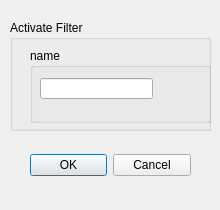
<?xml version="1.0" encoding="UTF-8"?>
<ui version="4.0">
 <class>FilterDialog</class>
 <widget class="QDialog" name="FilterDialog">
  <property name="windowModality">
   <enum>Qt::WindowModal</enum>
  </property>
  <property name="enabled">
   <bool>true</bool>
  </property>
  <property name="geometry">
   <rect>
    <x>0</x>
    <y>0</y>
    <width>220</width>
    <height>210</height>
   </rect>
  </property>
  <property name="maximumSize">
   <size>
    <width>16777215</width>
    <height>16777215</height>
   </size>
  </property>
  <property name="windowTitle">
   <string>Apply Filter</string>
  </property>
  <property name="modal">
   <bool>false</bool>
  </property>
  <widget class="QDialogButtonBox" name="buttonBox">
   <property name="geometry">
    <rect>
     <x>30</x>
     <y>140</y>
     <width>161</width>
     <height>51</height>
    </rect>
   </property>
   <property name="orientation">
    <enum>Qt::Horizontal</enum>
   </property>
   <property name="standardButtons">
    <set>QDialogButtonBox::Cancel|QDialogButtonBox::Ok</set>
   </property>
  </widget>
  <widget class="QGroupBox" name="groupBox">
   <property name="geometry">
    <rect>
     <x>10</x>
     <y>20</y>
     <width>201</width>
     <height>111</height>
    </rect>
   </property>
   <property name="title">
    <string>Activate Filter</string>
   </property>
   <widget class="QWidget" name="gridLayoutWidget">
    <property name="geometry">
     <rect>
      <x>20</x>
      <y>20</y>
      <width>181</width>
      <height>91</height>
     </rect>
    </property>
    <layout class="QGridLayout" name="gridLayout" rowstretch="0,0">
     <property name="sizeConstraint">
      <enum>QLayout::SetMinimumSize</enum>
     </property>
     <item row="1" column="0">
      <widget class="QGroupBox" name="groupBox_4">
       <property name="maximumSize">
        <size>
         <width>16777215</width>
         <height>75</height>
        </size>
       </property>
       <property name="title">
        <string>name</string>
       </property>
       <widget class="QLineEdit" name="nameLine">
        <property name="geometry">
         <rect>
          <x>10</x>
          <y>30</y>
          <width>113</width>
          <height>21</height>
         </rect>
        </property>
        <property name="alignment">
         <set>Qt::AlignLeading|Qt::AlignLeft|Qt::AlignVCenter</set>
        </property>
       </widget>
      </widget>
     </item>
    </layout>
   </widget>
  </widget>
 </widget>
 <resources/>
 <connections>
  <connection>
   <sender>buttonBox</sender>
   <signal>accepted()</signal>
   <receiver>FilterDialog</receiver>
   <slot>accept()</slot>
   <hints>
    <hint type="sourcelabel">
     <x>248</x>
     <y>254</y>
    </hint>
    <hint type="destinationlabel">
     <x>157</x>
     <y>274</y>
    </hint>
   </hints>
  </connection>
  <connection>
   <sender>buttonBox</sender>
   <signal>rejected()</signal>
   <receiver>FilterDialog</receiver>
   <slot>reject()</slot>
   <hints>
    <hint type="sourcelabel">
     <x>316</x>
     <y>260</y>
    </hint>
    <hint type="destinationlabel">
     <x>286</x>
     <y>274</y>
    </hint>
   </hints>
  </connection>
 </connections>
</ui>
